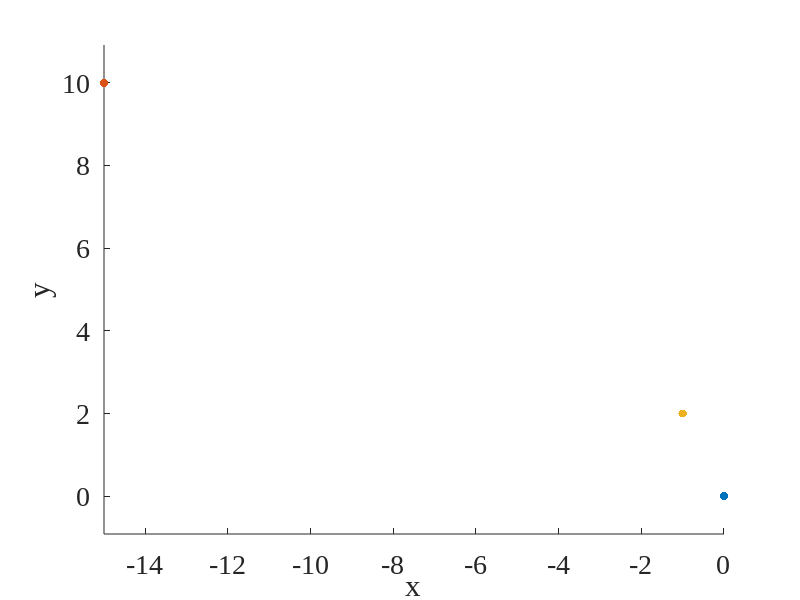

The MATLAB source for this figure: (Note: this script raises an error after producing the figure.)
close all
mu = 1;
xA0 = -15; yA0 = 10;
xD0 = -1; yD0 = 2;
vAx0 = 0; vAy0 = 1; 
vDx0 = 1; vDy0 = 1;

uA = 1; uD = 2;
alpha = uA/uD;

ax1 = figure;hold on 
axis equal
xlabel('x');
ylabel('y');
set(gca,'FontName','Times New Roman','FontSize',20)
scatter(0,0,'green','filled')
scatter(xA0,yA0,'red','filled')
scatter(xD0,yD0,'blue','filled')

t = 0;
i = 0;
dt = 0.001;
xA = xA0;
yA = yA0;
vAx = vAx0;
vAy = vAy0;
xD = xD0;
yD = yD0;
vDx = vDx0;
vDy = vDy0;
traj_xA_lst = [];
traj_yA_lst = [];
traj_xD_lst = [];
traj_yD_lst = [];

op_tx_lst = [];
op_ty_lst = [];
approx_tx_lst = [];
approx_ty_lst = [];
simple_tx_lst = [];
simple_ty_lst = [];

% strategy: 1-optimal, 2-large-scale-approximate, 3-simple motion
strategyA = 2
strategyD = 2
while true
    if sqrt(xA^2+yA^2)<1 || sqrt((xA-xD)^2+(yA-yD)^2)<1
        break
    end
    [tx,ty,approx_thetaA,approx_thetaD] = approximate_opti_control(xA,yA,vAx,vAy,uA,xD,yD,vDx,vDy,uD,mu);
    [op_tx,op_ty,op_thetaA,op_thetaD,t_minimal,ti,to] = find_optimal_RA_double_integrator(xA,yA,vAx,vAy,uA,xD,yD,vDx,vDy,uD,mu);
    [simple_thetaD,simple_thetaA,simple_tx,simple_ty] = find_optimal_RA(xD,yD,xA,yA,alpha);
    
    if strategyA == 1
        thetaA = op_thetaA;
    elseif strategyA == 2
        thetaA = approx_thetaA;
    else
        thetaA = simple_thetaA;
    end
    if strategyD == 1
        thetaD = op_thetaD;
    elseif strategyD == 2
        thetaD = approx_thetaD;
    else
        thetaD = simple_thetaD;
    end
    [xA,yA] = get_XY(dt,thetaA,uA,xA,yA,vAx,vAy,mu);
    [vAx,vAy] = get_vXY(dt,thetaA,uA,vAx,vAy,mu);
    [xD,yD] = get_XY(dt,thetaD,uD,xD,yD,vDx,vDy,mu);
    [vDx,vDy] = get_vXY(dt,thetaD,uD,vDx,vDy,mu);

    traj_xA_lst(end+1) = xA;
    traj_yA_lst(end+1) = yA;
    traj_xD_lst(end+1) = xD;
    traj_yD_lst(end+1) = yD;

    op_tx_lst(end+1) = op_tx;
    op_ty_lst(end+1) = op_ty;
    approx_tx_lst(end+1) = tx;
    approx_ty_lst(end+1) = ty;
    simple_tx_lst(end+1) = simple_tx;
    simple_ty_lst(end+1) = simple_ty;
    if sqrt((op_tx-tx)^2+(op_ty-ty)^2)>5
        sqrt((op_tx-tx)^2+(op_ty-ty)^2)
        [tx,ty,approx_thetaA,approx_thetaD] = approximate_opti_control(xA,yA,vAx,vAy,uA,xD,yD,vDx,vDy,uD,mu);
    end
    if mod(i,100) == 0
        % t
        scatter(tx,ty,50,'black','filled','pentagram')
        scatter(op_tx,op_ty,50,'magenta','filled','pentagram')
        scatter(simple_tx,simple_ty,50,[0.55,0.25,0],'filled','pentagram')
        % scatter(xA,yA,'red','filled')
    end
    i = i+1;
    t = t+dt;
end
plot(traj_xA_lst,traj_yA_lst,'red')
plot(traj_xD_lst,traj_yD_lst,'blue')
% figure
% plot(sqrt((traj_xA_lst-traj_xD_lst).^2+(traj_yA_lst-traj_yD_lst).^2),'blue')
% figure
% plot(sqrt(traj_xA_lst.^2+traj_yA_lst.^2),'blue')
figure, hold on
plot(sqrt((op_tx_lst-approx_tx_lst).^2+(op_ty_lst-approx_ty_lst).^2),'black')
plot(sqrt((op_tx_lst-simple_tx_lst).^2+(op_ty_lst-simple_ty_lst).^2),'Color',[0.55,0.25,0])
cost=sqrt(xA^2+yA^2)